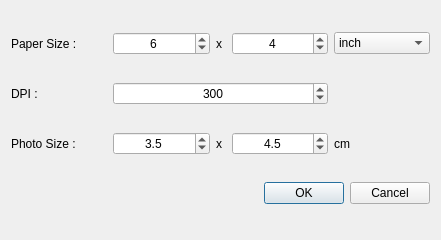
<?xml version="1.0" encoding="UTF-8"?>
<ui version="4.0">
 <class>GridSetupDialog</class>
 <widget class="QDialog" name="GridSetupDialog">
  <property name="windowModality">
   <enum>Qt::WindowModal</enum>
  </property>
  <property name="geometry">
   <rect>
    <x>0</x>
    <y>0</y>
    <width>441</width>
    <height>240</height>
   </rect>
  </property>
  <property name="windowTitle">
   <string>Setup Grid</string>
  </property>
  <layout class="QGridLayout" name="gridLayout">
   <item row="0" column="0">
    <widget class="QLabel" name="label">
     <property name="text">
      <string>Paper Size :</string>
     </property>
    </widget>
   </item>
   <item row="1" column="0">
    <widget class="QLabel" name="label_2">
     <property name="text">
      <string>DPI :</string>
     </property>
    </widget>
   </item>
   <item row="2" column="0">
    <widget class="QLabel" name="label_3">
     <property name="text">
      <string>Photo Size :</string>
     </property>
    </widget>
   </item>
   <item row="0" column="1">
    <widget class="QSpinBox" name="spinPaperWidth">
     <property name="alignment">
      <set>Qt::AlignCenter</set>
     </property>
     <property name="minimum">
      <number>1</number>
     </property>
     <property name="maximum">
      <number>500</number>
     </property>
     <property name="value">
      <number>6</number>
     </property>
    </widget>
   </item>
   <item row="2" column="1">
    <widget class="QDoubleSpinBox" name="spinPhotoWidth">
     <property name="alignment">
      <set>Qt::AlignCenter</set>
     </property>
     <property name="decimals">
      <number>1</number>
     </property>
     <property name="minimum">
      <double>1.000000000000000</double>
     </property>
     <property name="singleStep">
      <double>0.500000000000000</double>
     </property>
     <property name="value">
      <double>3.500000000000000</double>
     </property>
    </widget>
   </item>
   <item row="0" column="2">
    <widget class="QLabel" name="label_5">
     <property name="maximumSize">
      <size>
       <width>10</width>
       <height>16777215</height>
      </size>
     </property>
     <property name="text">
      <string>x</string>
     </property>
    </widget>
   </item>
   <item row="2" column="2">
    <widget class="QLabel" name="label_6">
     <property name="text">
      <string>x</string>
     </property>
    </widget>
   </item>
   <item row="0" column="3">
    <widget class="QSpinBox" name="spinPaperHeight">
     <property name="alignment">
      <set>Qt::AlignCenter</set>
     </property>
     <property name="minimum">
      <number>1</number>
     </property>
     <property name="maximum">
      <number>500</number>
     </property>
     <property name="value">
      <number>4</number>
     </property>
    </widget>
   </item>
   <item row="2" column="3">
    <widget class="QDoubleSpinBox" name="spinPhotoHeight">
     <property name="alignment">
      <set>Qt::AlignCenter</set>
     </property>
     <property name="decimals">
      <number>1</number>
     </property>
     <property name="minimum">
      <double>1.000000000000000</double>
     </property>
     <property name="singleStep">
      <double>0.500000000000000</double>
     </property>
     <property name="value">
      <double>4.500000000000000</double>
     </property>
    </widget>
   </item>
   <item row="1" column="1" colspan="3">
    <widget class="QSpinBox" name="spinDPI">
     <property name="alignment">
      <set>Qt::AlignCenter</set>
     </property>
     <property name="minimum">
      <number>100</number>
     </property>
     <property name="maximum">
      <number>1200</number>
     </property>
     <property name="value">
      <number>300</number>
     </property>
    </widget>
   </item>
   <item row="2" column="4">
    <widget class="QLabel" name="label_4">
     <property name="text">
      <string>cm</string>
     </property>
    </widget>
   </item>
   <item row="0" column="4">
    <widget class="QComboBox" name="paperSizeUnit">
     <item>
      <property name="text">
       <string>inch</string>
      </property>
     </item>
     <item>
      <property name="text">
       <string>cm</string>
      </property>
     </item>
     <item>
      <property name="text">
       <string>mm</string>
      </property>
     </item>
    </widget>
   </item>
   <item row="3" column="0" colspan="5">
    <widget class="QDialogButtonBox" name="buttonBox">
     <property name="orientation">
      <enum>Qt::Horizontal</enum>
     </property>
     <property name="standardButtons">
      <set>QDialogButtonBox::Cancel|QDialogButtonBox::Ok</set>
     </property>
    </widget>
   </item>
  </layout>
 </widget>
 <resources/>
 <connections>
  <connection>
   <sender>buttonBox</sender>
   <signal>accepted()</signal>
   <receiver>GridSetupDialog</receiver>
   <slot>accept()</slot>
   <hints>
    <hint type="sourcelabel">
     <x>248</x>
     <y>254</y>
    </hint>
    <hint type="destinationlabel">
     <x>157</x>
     <y>274</y>
    </hint>
   </hints>
  </connection>
  <connection>
   <sender>buttonBox</sender>
   <signal>rejected()</signal>
   <receiver>GridSetupDialog</receiver>
   <slot>reject()</slot>
   <hints>
    <hint type="sourcelabel">
     <x>316</x>
     <y>260</y>
    </hint>
    <hint type="destinationlabel">
     <x>286</x>
     <y>274</y>
    </hint>
   </hints>
  </connection>
 </connections>
</ui>
